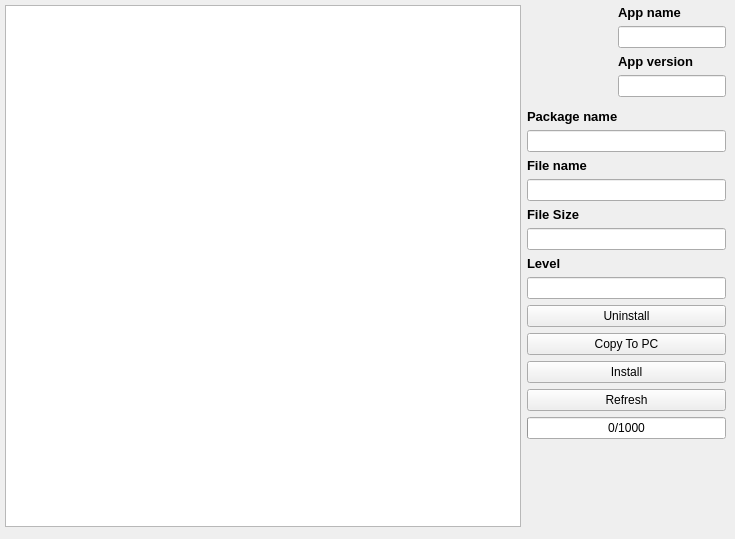
<?xml version="1.0" encoding="UTF-8"?>
<ui version="4.0">
 <class>ApplicationWidget</class>
 <widget class="QWidget" name="ApplicationWidget">
  <property name="geometry">
   <rect>
    <x>0</x>
    <y>0</y>
    <width>735</width>
    <height>539</height>
   </rect>
  </property>
  <property name="windowTitle">
   <string>Form</string>
  </property>
  <widget class="QWidget" name="verticalLayoutWidget_3">
   <property name="geometry">
    <rect>
     <x>0</x>
     <y>0</y>
     <width>731</width>
     <height>552</height>
    </rect>
   </property>
   <layout class="QVBoxLayout" name="layoutApps" stretch="0,1,0,0">
    <item>
     <spacer name="verticalSpacer_32">
      <property name="orientation">
       <enum>Qt::Vertical</enum>
      </property>
      <property name="sizeType">
       <enum>QSizePolicy::Fixed</enum>
      </property>
      <property name="sizeHint" stdset="0">
       <size>
        <width>20</width>
        <height>5</height>
       </size>
      </property>
     </spacer>
    </item>
    <item>
     <layout class="QHBoxLayout" name="horizontalLayout_6" stretch="0,1,0,0">
      <item>
       <spacer name="verticalSpacer_35">
        <property name="orientation">
         <enum>Qt::Horizontal</enum>
        </property>
        <property name="sizeType">
         <enum>QSizePolicy::Fixed</enum>
        </property>
        <property name="sizeHint" stdset="0">
         <size>
          <width>5</width>
          <height>20</height>
         </size>
        </property>
       </spacer>
      </item>
      <item>
       <layout class="QVBoxLayout" name="verticalLayout_2">
        <item>
         <widget class="QTableView" name="tableView">
          <property name="sizePolicy">
           <sizepolicy hsizetype="Expanding" vsizetype="Expanding">
            <horstretch>0</horstretch>
            <verstretch>0</verstretch>
           </sizepolicy>
          </property>
          <property name="frameShape">
           <enum>QFrame::StyledPanel</enum>
          </property>
          <property name="editTriggers">
           <set>QAbstractItemView::NoEditTriggers</set>
          </property>
          <property name="dragDropMode">
           <enum>QAbstractItemView::NoDragDrop</enum>
          </property>
          <property name="alternatingRowColors">
           <bool>true</bool>
          </property>
          <property name="verticalScrollMode">
           <enum>QAbstractItemView::ScrollPerPixel</enum>
          </property>
          <property name="horizontalScrollMode">
           <enum>QAbstractItemView::ScrollPerPixel</enum>
          </property>
          <property name="showGrid">
           <bool>false</bool>
          </property>
          <property name="gridStyle">
           <enum>Qt::NoPen</enum>
          </property>
          <attribute name="verticalHeaderVisible">
           <bool>false</bool>
          </attribute>
         </widget>
        </item>
       </layout>
      </item>
      <item>
       <layout class="QVBoxLayout" name="verticalLayout_4" stretch="0,0,0,0,0,0,0">
        <property name="spacing">
         <number>6</number>
        </property>
        <item>
         <layout class="QGridLayout" name="gridLayout_6">
          <item row="0" column="0" rowspan="5">
           <widget class="QLabel" name="labelAppsIcon">
            <property name="minimumSize">
             <size>
              <width>72</width>
              <height>72</height>
             </size>
            </property>
            <property name="maximumSize">
             <size>
              <width>72</width>
              <height>72</height>
             </size>
            </property>
            <property name="text">
             <string notr="true"/>
            </property>
            <property name="pixmap">
             <pixmap resource="../zasoby.qrc">:/icons/info.png</pixmap>
            </property>
            <property name="scaledContents">
             <bool>true</bool>
            </property>
           </widget>
          </item>
          <item row="0" column="2">
           <widget class="QLabel" name="labelAppsAppName">
            <property name="font">
             <font>
              <pointsize>10</pointsize>
              <weight>75</weight>
              <bold>true</bold>
             </font>
            </property>
            <property name="text">
             <string extracomment="app name label">App name</string>
            </property>
           </widget>
          </item>
          <item row="2" column="2">
           <widget class="QLabel" name="labelAppsVersion">
            <property name="font">
             <font>
              <pointsize>10</pointsize>
              <weight>75</weight>
              <bold>true</bold>
             </font>
            </property>
            <property name="text">
             <string extracomment="version label">App version</string>
            </property>
           </widget>
          </item>
          <item row="7" column="0" colspan="3">
           <widget class="QLabel" name="labelAppsFileName">
            <property name="font">
             <font>
              <pointsize>10</pointsize>
              <weight>75</weight>
              <bold>true</bold>
             </font>
            </property>
            <property name="text">
             <string extracomment="file name label">File name</string>
            </property>
           </widget>
          </item>
          <item row="9" column="0" colspan="3">
           <widget class="QLabel" name="labelAppsSize">
            <property name="font">
             <font>
              <pointsize>10</pointsize>
              <weight>75</weight>
              <bold>true</bold>
             </font>
            </property>
            <property name="text">
             <string extracomment="size label">File Size</string>
            </property>
           </widget>
          </item>
          <item row="1" column="2">
           <widget class="QLineEdit" name="editAppsAppName">
            <property name="text">
             <string notr="true"/>
            </property>
            <property name="readOnly">
             <bool>true</bool>
            </property>
           </widget>
          </item>
          <item row="3" column="2">
           <widget class="QLineEdit" name="editAppsVersion">
            <property name="text">
             <string notr="true"/>
            </property>
            <property name="readOnly">
             <bool>true</bool>
            </property>
           </widget>
          </item>
          <item row="8" column="0" colspan="3">
           <widget class="QLineEdit" name="editAppsFileName">
            <property name="text">
             <string notr="true"/>
            </property>
            <property name="readOnly">
             <bool>true</bool>
            </property>
           </widget>
          </item>
          <item row="5" column="0" colspan="3">
           <widget class="QLabel" name="labelAppsPackageName">
            <property name="font">
             <font>
              <pointsize>10</pointsize>
              <weight>75</weight>
              <bold>true</bold>
             </font>
            </property>
            <property name="text">
             <string extracomment="package label">Package name</string>
            </property>
           </widget>
          </item>
          <item row="6" column="0" colspan="3">
           <widget class="QLineEdit" name="editAppsPackageName">
            <property name="text">
             <string notr="true"/>
            </property>
            <property name="readOnly">
             <bool>true</bool>
            </property>
           </widget>
          </item>
          <item row="10" column="0" colspan="3">
           <widget class="QLineEdit" name="editAppsSize">
            <property name="text">
             <string notr="true"/>
            </property>
            <property name="readOnly">
             <bool>true</bool>
            </property>
           </widget>
          </item>
          <item row="11" column="0" colspan="3">
           <widget class="QLabel" name="labelAppsLocation">
            <property name="font">
             <font>
              <pointsize>10</pointsize>
              <weight>75</weight>
              <bold>true</bold>
             </font>
            </property>
            <property name="text">
             <string extracomment="location label">Level</string>
            </property>
           </widget>
          </item>
          <item row="12" column="0" colspan="3">
           <widget class="QLineEdit" name="editAppsLocation">
            <property name="readOnly">
             <bool>true</bool>
            </property>
           </widget>
          </item>
          <item row="0" column="1" rowspan="5">
           <widget class="QLabel" name="labelQRcode">
            <property name="maximumSize">
             <size>
              <width>72</width>
              <height>72</height>
             </size>
            </property>
            <property name="text">
             <string notr="true"/>
            </property>
            <property name="scaledContents">
             <bool>true</bool>
            </property>
           </widget>
          </item>
         </layout>
        </item>
        <item>
         <widget class="QPushButton" name="pushButton_uninstall">
          <property name="text">
           <string>Uninstall</string>
          </property>
          <property name="icon">
           <iconset resource="../zasoby.qrc">
            <normaloff>:/icons/uninstall.png</normaloff>:/icons/uninstall.png</iconset>
          </property>
         </widget>
        </item>
        <item>
         <widget class="QPushButton" name="pushButton_copy">
          <property name="text">
           <string>Copy To PC</string>
          </property>
          <property name="icon">
           <iconset resource="../zasoby.qrc">
            <normaloff>:/icons/save.png</normaloff>:/icons/save.png</iconset>
          </property>
         </widget>
        </item>
        <item>
         <widget class="QPushButton" name="pushButton_install">
          <property name="text">
           <string>Install</string>
          </property>
          <property name="icon">
           <iconset resource="../zasoby.qrc">
            <normaloff>:/icons/install.png</normaloff>:/icons/install.png</iconset>
          </property>
         </widget>
        </item>
        <item>
         <widget class="QPushButton" name="pushButton_refresh">
          <property name="text">
           <string>Refresh</string>
          </property>
          <property name="icon">
           <iconset resource="../zasoby.qrc">
            <normaloff>:/icons/refresh.png</normaloff>:/icons/refresh.png</iconset>
          </property>
         </widget>
        </item>
        <item>
         <widget class="QProgressBar" name="progressApps">
          <property name="maximum">
           <number>1000</number>
          </property>
          <property name="value">
           <number>0</number>
          </property>
          <property name="alignment">
           <set>Qt::AlignCenter</set>
          </property>
          <property name="format">
           <string notr="true">%v/%m</string>
          </property>
         </widget>
        </item>
        <item>
         <spacer name="verticalSpacer_33">
          <property name="orientation">
           <enum>Qt::Vertical</enum>
          </property>
          <property name="sizeHint" stdset="0">
           <size>
            <width>20</width>
            <height>40</height>
           </size>
          </property>
         </spacer>
        </item>
       </layout>
      </item>
      <item>
       <spacer name="verticalSpacer_36">
        <property name="orientation">
         <enum>Qt::Horizontal</enum>
        </property>
        <property name="sizeType">
         <enum>QSizePolicy::Fixed</enum>
        </property>
        <property name="sizeHint" stdset="0">
         <size>
          <width>5</width>
          <height>20</height>
         </size>
        </property>
       </spacer>
      </item>
     </layout>
    </item>
    <item>
     <widget class="QLabel" name="appsLabelSelected">
      <property name="text">
       <string notr="true"/>
      </property>
     </widget>
    </item>
    <item>
     <spacer name="verticalSpacer_34">
      <property name="orientation">
       <enum>Qt::Vertical</enum>
      </property>
      <property name="sizeType">
       <enum>QSizePolicy::Fixed</enum>
      </property>
      <property name="sizeHint" stdset="0">
       <size>
        <width>20</width>
        <height>5</height>
       </size>
      </property>
     </spacer>
    </item>
   </layout>
  </widget>
 </widget>
 <resources>
  <include location="../zasoby.qrc"/>
 </resources>
 <connections/>
</ui>
